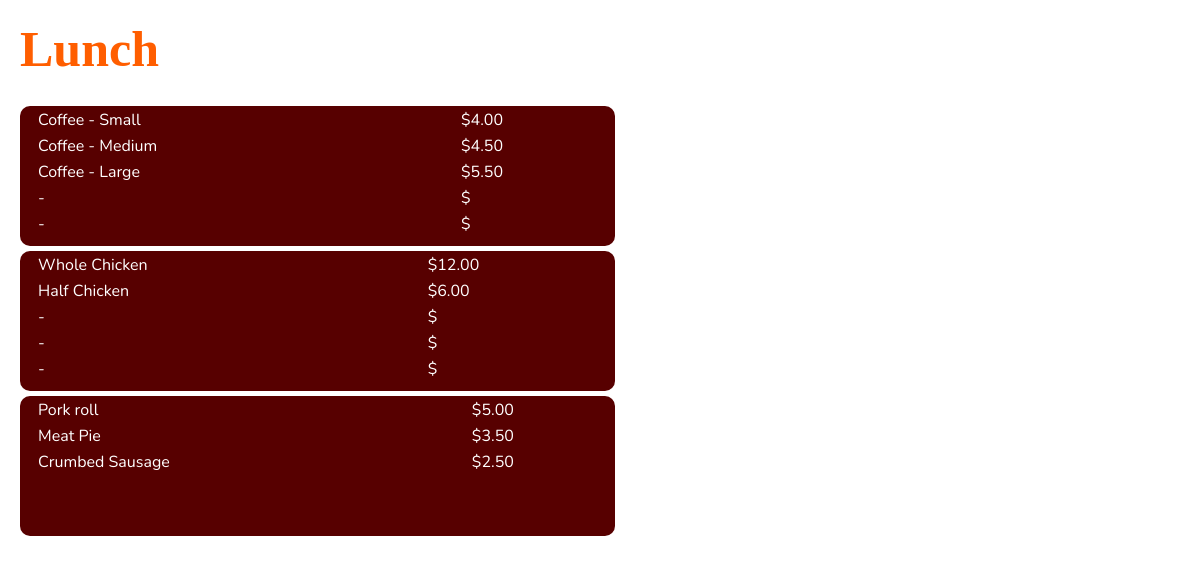
The app's page /display/573 with its own data.
### website/models.py (models this page shows)
class ShopMenus(db.Model):
    shopMenuID = db.Column(db.Integer, primary_key=True)
    displayID = db.Column(db.Integer, db.ForeignKey('displays.displayID', name='fk_shop_menus_display_id'))
    menuTypeID = db.Column(db.Integer, db.ForeignKey('menus.menuID', name='fk_shops_menus_menu_type_id'))
    menuTitle = db.Column(db.String(50), nullable=False)
    menuStartTime = db.Column(db.Time, nullable=False)
    menuFinishTime = db.Column(db.Time, nullable=False)
    menuActive = db.Column(db.Boolean, nullable=False)

class MenuItems(db.Model):
    menuItemID = db.Column(db.Integer, primary_key=True)
    itemID = db.Column(db.Integer, db.ForeignKey('items.itemID', name='fk_menu_items_item_id'))
    menuID = db.Column(db.Integer, db.ForeignKey('shop_menus.shopMenuID', name='fk_menu_items_menu_id'))
    groupID = db.Column(db.Integer, nullable=False)
    itemOrder = db.Column(db.Integer, nullable=False)
    item = db.relationship('Items', back_populates='menuitems')

class Items(db.Model):
    itemID = db.Column(db.Integer, primary_key=True)
    itemName = db.Column(db.String(50), nullable=False)
    itemPrice = db.Column(db.String(50), nullable=False)
    itemSubitem = db.Column(db.String(120))
    primaryUserID = db.Column(db.Integer, db.ForeignKey('users.id', name='fk_items_users'))
    menuitems = db.relationship('MenuItems', back_populates='item')

### website/displays.py (the view)
@displays.route('/display/<int:display_id>', methods=['GET', 'POST'])
def display(display_id):
    displayID = display_id
    shopMenus = ShopMenus.query.filter_by(displayID=displayID, menuActive=True).all()
    if shopMenus:
        for shopMenu in shopMenus:
            if shopMenu.menuStartTime <= datetime.now().time() < shopMenu.menuFinishTime:
                menuID = shopMenu.shopMenuID
                shopMenuTitle = shopMenu.menuTitle
                match shopMenu.menuTypeID:
                    case 1:
                        ads = ShopAds.query.filter_by(menuID=menuID).order_by(asc(ShopAds.adOrder)).all()
                        return render_template('display.html',
                                               displayID=displayID,
                                               ads=ads,
                                               shopMenu=shopMenu,
                                               shopMenuTitle=shopMenuTitle)
                    case 3:
                        menuItems = MenuItems.query.filter_by(menuID=menuID).order_by(asc(MenuItems.itemOrder)).all()
                        return render_template('display.html',
                                               displayID=displayID,
                                               shopMenu=shopMenu,
                                               menuItems=menuItems,
                                               shopMenuTitle=shopMenuTitle)
    else:
        return render_template('D0573.html')

### website/templates/display.html (shortened to what this page needs)
{% extends "base.html" %}{% block title %}{{ shopMenuTitle }}{% endblock %}
{% block content %}
    {% if shopMenu.menuTypeID == 1 %}
        <div id="ads-container">
            {% for ad in ads %}
                <div class="advert-container">
                    <div class="advert" style="background-image: url({{ url_for('static', filename= 'adverts/' + ad.advertisement.file_path.split('/')[-1]) }})"></div>
                </div>
            {% endfor %}
        </div>
        <script>
            const ads = document.querySelectorAll('.advert-container');
            let i = 0;
            function showNextAd() {
                // Hide the current ad
                ads[i].classList.remove('visible');
                // Increment the counter and loop around to the beginning if necessary
                i = (i + 1) % ads.length;
                // Show the next ad
                ads[i].classList.add('visible');
                // Pause for 10 seconds before showing the next ad
                setTimeout(function() {
                    if (i == (ads.length-1)) {
                        console.log("Check 1")
                        window.location.href = '/display/{{ displayID }}';
                        // Make an AJAX request to the server to trigger the display function
                    }
                    showNextAd();
                }, 10000);
            }
            // Show the first ad and start the cycle
            ads[i].classList.add('visible');
            setTimeout(showNextAd, 10000);
        </script>
    {% elif shopMenu.menuTypeID == 3 %}
        <main class='menu3'>
            {% set itemsPerPanel = 5 %}
            <div>
                <header>
                    <h1>{{ shopMenu.menuTitle }}</h1>
                    <br>
                </header>
            </div>
            {% for itemsBatch in menuItems|batch(itemsPerPanel) %}
                <div class="items">
                    <table id="myTable">
                        {% for menuItem in itemsBatch %}
                            <tr>
                                <td>{{ menuItem.item.itemName }}</td>
                                <td>${{ menuItem.item.itemPrice }}</td>
                            </tr>
                        {% endfor %}
                    </table>
                </div>
            {% endfor %}
        </main>
    {% endif %}
{% endblock %}

### website/static/style.css (style rules this page uses)
body { background: #ffffff; width: 1200px; height: 680px; font-family: 'Lobster', sans-serif; font-size: 1rem; color: #b64400; margin: 20px; }
p, table { font-family: 'Nunito', sans-serif; font-size: 16px; margin-top: 5px; margin-bottom: 5px; padding-top: 0; }
table { width: 100%; }
h1 { font-size: 50px; margin-bottom: 5px; margin-top: 5px; }
h1 { color: #ff5e00; }
.menu3 { font-family: 'Orbitron', sans-serif; }
.menu3 h1 { font-family: "Arial Rounded MT Bold"; }
.items { box-sizing: border-box; border-radius: 10px; width: fit-content; width: 595px; height: 140px; background-color: #570000; padding-left: 15px; color: #ffffff; }

### records on screen
ShopMenus: menuTitle "Lunch"
MenuItems: item.itemName "Coffee - Small", item.itemPrice "4.00"
MenuItems: item.itemName "Coffee - Medium", item.itemPrice "4.50"
MenuItems: item.itemName "Coffee - Large", item.itemPrice "5.50"
MenuItems: item.itemName "-"
MenuItems: item.itemName "-"
MenuItems: item.itemName "Whole Chicken", item.itemPrice "12.00"
MenuItems: item.itemName "Half Chicken", item.itemPrice "6.00"
MenuItems: item.itemName "-"
MenuItems: item.itemName "-"
MenuItems: item.itemName "-"
MenuItems: item.itemName "Pork roll", item.itemPrice "5.00"
MenuItems: item.itemName "Meat Pie", item.itemPrice "3.50"
MenuItems: item.itemName "Crumbed Sausage", item.itemPrice "2.50"
